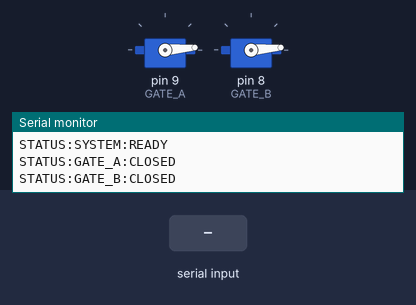
Simulated run of this sketch. Board: Arduino Uno, built with avr-gcc and run on an emulated ATmega328P. On the bench: 2 × servo, the last lines printed to the serial monitor. The test bench sets the inputs (shaded band).

Above: at 3.6 s.
3.7 s: "GATE_A_OPEN\n" received over Serial
At 4.5 s:
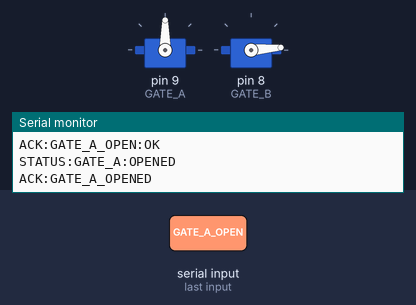
5.2 s: "GATE_A_CLOSE\n" received over Serial
At 5.6 s:
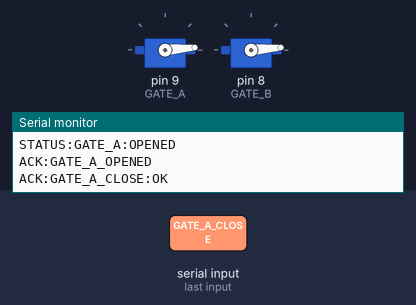
6.7 s: "GATE_B_OPEN\n" received over Serial
At 8.0 s:
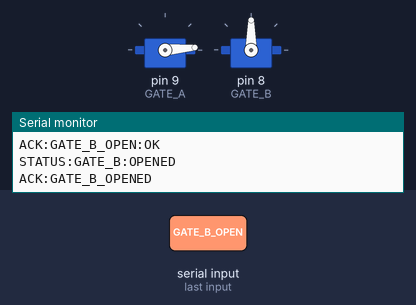
8.9 s: "GATE_B_CLOSE\n" received over Serial
At 9.7 s:
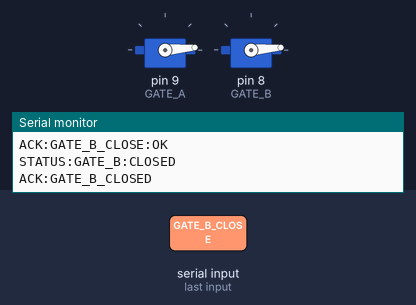
Timing chart, 0 to 11.4 s (numbered marks = the images above; inputs shaded):
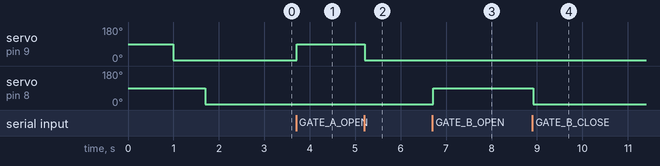

The sketch:

gate.ino
```cpp
#include <Servo.h>

#define GATE_A 9
#define GATE_B 8

Servo gateServo_A;
Servo gateServo_B;

bool AisOpen = false;
bool BisOpen = false;


void openGate_A()
{
  Serial.println("ACK:GATE_A_OPEN:OK");  // 먼저 ACK를 보내고 작업 수행
  gateServo_A.write(90);  // 열림 위치
  delay(700);  // 게이트가 열리는데 필요한 시간 (700ms)
  Serial.println("STATUS:GATE_A:OPENED");
  Serial.println("ACK:GATE_A_OPENED");  // 형식 통일: _OPENED
  AisOpen = true;
}

void closeGate_A()
{
  Serial.println("ACK:GATE_A_CLOSE:OK");  // 먼저 ACK를 보내고 작업 수행
  gateServo_A.write(5);  // 닫힘 위치
  delay(700);  // 게이트가 닫히는데 필요한 시간 (700ms)
  Serial.println("STATUS:GATE_A:CLOSED");
  Serial.println("ACK:GATE_A_CLOSED");  // 형식 통일: _CLOSED
  AisOpen = false;
}

void openGate_B()
{
  Serial.println("ACK:GATE_B_OPEN:OK");  // 먼저 ACK를 보내고 작업 수행
  gateServo_B.write(90);  // 열림 위치
  delay(700);  // 게이트가 열리는데 필요한 시간 (700ms)
  Serial.println("STATUS:GATE_B:OPENED");
  Serial.println("ACK:GATE_B_OPENED");  // 형식 통일: _OPENED
  BisOpen = true;
}

void closeGate_B()
{
  Serial.println("ACK:GATE_B_CLOSE:OK");  // 먼저 ACK를 보내고 작업 수행
  gateServo_B.write(5);  // 닫힘 위치
  delay(700);  // 게이트가 닫히는데 필요한 시간 (700ms)
  Serial.println("STATUS:GATE_B:CLOSED");
  Serial.println("ACK:GATE_B_CLOSED");  // 형식 통일: _CLOSED
  BisOpen = false;
}


void setup()
{
  Serial.begin(9600);
  gateServo_A.attach(GATE_A);
  gateServo_B.attach(GATE_B);

  // 초기화 지연
  delay(1000);  // 초기화 대기 1초

  closeGate_A();  // 초기 상태 닫힘
  closeGate_B();  // 초기 상태 닫힘

  Serial.println("STATUS:SYSTEM:READY");

  // 초기 게이트 상태 알림
  Serial.println("STATUS:GATE_A:CLOSED");
  Serial.println("STATUS:GATE_B:CLOSED");
}

void loop() {
  if (Serial.available()) {
    String cmd = Serial.readStringUntil('\n');
    cmd.trim();

    // 메인 명령 처리
    if (cmd == "GATE_A_OPEN") {
      openGate_A();
    } else if (cmd == "GATE_A_CLOSE") {
      closeGate_A();
    } else if (cmd == "GATE_B_OPEN") {
      openGate_B();
    } else if (cmd == "GATE_B_CLOSE") {
      closeGate_B();
    } else if (cmd == "STATUS") {
      // 현재 게이트 상태 보고
      Serial.print("STATUS:GATE_A:");
      Serial.println(AisOpen ? "OPENED" : "CLOSED");
      Serial.print("STATUS:GATE_B:");
      Serial.println(BisOpen ? "OPENED" : "CLOSED");
    } else {
      Serial.print("ACK:");
      Serial.print(cmd);
      Serial.println(":ERROR");
    }
  }

  // 주기적인 상태 업데이트 (1초마다)
  static unsigned long lastStatusTime = 0;
  if (millis() - lastStatusTime > 10000) {  // 10초마다 상태 보고
    lastStatusTime = millis();

    // 현재 게이트 상태 주기적 보고
    Serial.print("STATUS:GATE_A:");
    Serial.println(AisOpen ? "OPENED" : "CLOSED");
    Serial.print("STATUS:GATE_B:");
    Serial.println(BisOpen ? "OPENED" : "CLOSED");
  }
}
```

Measured:
- after the input at 3.7 s, servo on pin 9 (GATE_A): 5° → 90° at once
- after the input at 5.2 s, servo on pin 9 (GATE_A): 90° → 5° at once
- after the input at 6.7 s, servo on pin 8 (GATE_B): 5° → 90° at once
- after the input at 8.9 s, servo on pin 8 (GATE_B): 90° → 5° at once
